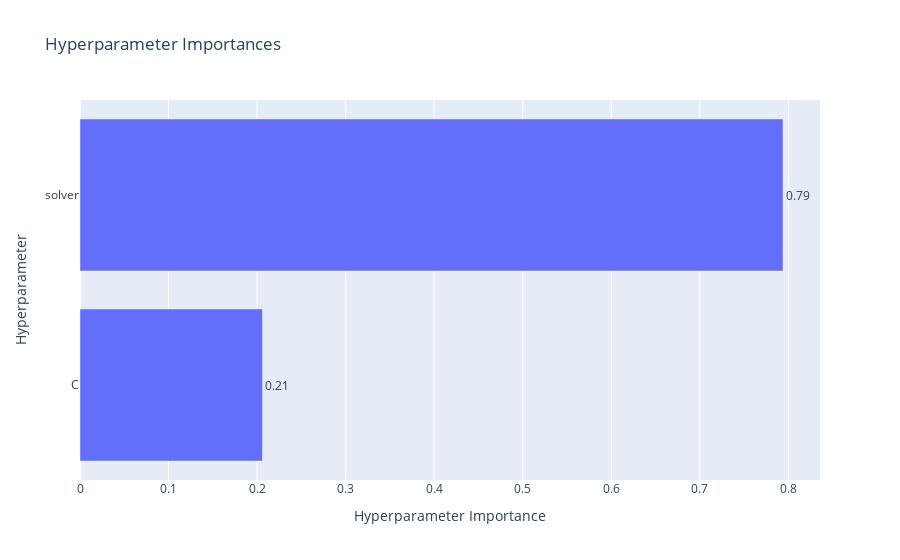

The notebook cell saved with this chart:
### Markdown cell above
Все корректно, метрика растет. 

Теперь проверим какие гиперпараметры играют бОльшую значимость для метрики.

### Code cell
optuna.visualization.plot_param_importances(study_lr, target_name="f1_score")

### Figure 1 — Plotly figure (JSON) as saved in the notebook; plotly's stock layout.template omitted (floating-point values rounded to 4 significant figures)
{"data": [{"cliponaxis": false, "hovertemplate": ["C (FloatDistribution): 0.2060665363634333<extra></extra>", "solver (CategoricalDistribution): 0.7939334636365666<extra></extra>"], "name": "f1_score", "orientation": "h", "text": ["0.21", "0.79"], "textposition": "outside", "type": "bar", "x": [0.2061, 0.7939], "y": ["C", "solver"]}], "layout": {"title": {"text": "Hyperparameter Importances"}, "xaxis": {"title": {"text": "Hyperparameter Importance"}}, "yaxis": {"title": {"text": "Hyperparameter"}}}}
